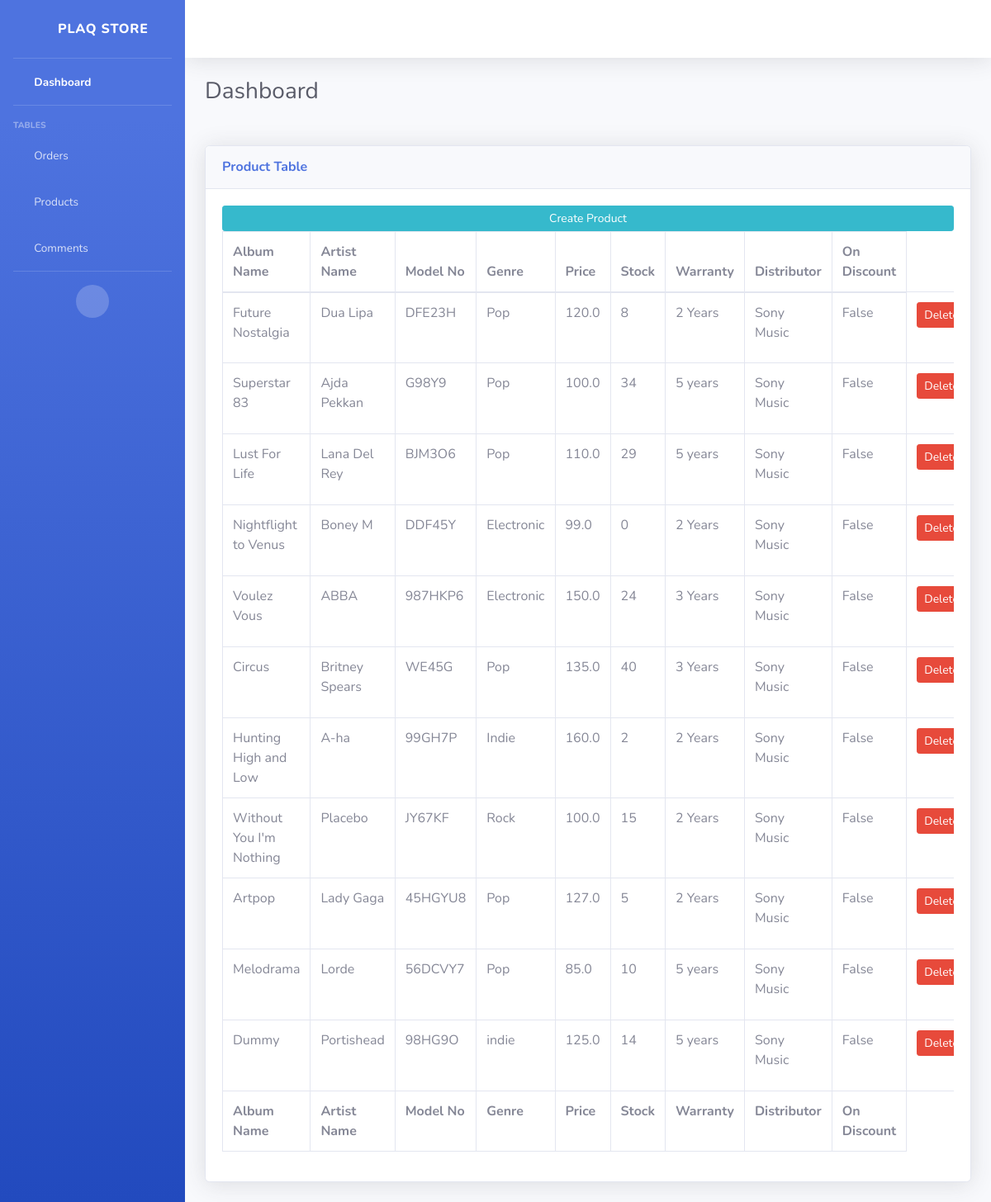
The app's page /tables/ with its own data.
### store/models.py (models this page shows, shortened)
class Product(models.Model):
    model_no = models.CharField(max_length=200, blank=True, null=True)
    album_name = models.CharField(max_length=200, blank=False)
    artist_name = models.CharField(max_length=200, blank=False)
    description = models.CharField(max_length=500, blank=True, null=True)
    genre = models.CharField(max_length=200, blank=True, null=True)
    warranty = models.CharField(max_length=200, blank=True, null=True)
    distributor = models.CharField(max_length=200, blank=True, null=True)
    price = models.FloatField()
    stock = models.IntegerField(default=0, null=True, blank=True)
    onDiscount = models.BooleanField(default= False)
    image = models.ImageField(blank=True, null=True)

### managers/views.py (the view)
# urls.py: path('tables/', mg.pmTables, name='tables'),
def pmTables(request):
    products = Product.objects.all()
    context={'products': products}
    return render(request, "managers/tables.html", context)

### managers/templates/managers/tables.html (shortened to what this page needs)
{% include 'managers/base.html' %}
{% load static %}
{%block content%}
<div class="card shadow mb-4">
    <div class="card-header py-3">
        <h6 class="m-0 font-weight-bold text-primary">Product Table</h6>
    </div>
    <div class="card-body">
        <a class="btn btn-info  btn-sm btn-block" href="{% url 'create_product' %}">Create Product</a>
        <div class="table-responsive">
            <table class="table table-bordered" id="dataTable" width="100%" cellspacing="0">
                <thead>
                    <tr>
                        <th>Album Name</th>
                        <th>Artist Name</th>
                        <th>Model No</th>
                        <th>Genre</th>
                        <th>Price</th>
                        <th>Stock</th>
                        <th>Warranty</th>
                        <th>Distributor</th>
                        <th>On Discount</th>
                    </tr>
                </thead>
                <tfoot>
                    <tr>
                        <th>Album Name</th>
                        <th>Artist Name</th>
                        <th>Model No</th>
                        <th>Genre</th>
                        <th>Price</th>
                        <th>Stock</th>
                        <th>Warranty</th>
                        <th>Distributor</th>
                        <th>On Discount</th>
                    </tr>
                </tfoot>
                <tbody>
                    {% for product in products %}
                    <tr>
                        <td>{{product.album_name}}</td>
                        <td>{{product.artist_name}}</td>
                        <td>{{product.model_no}}</td>
                        <td>{{product.genre}}</td>
                        <td>{{product.price}}</td>
                        <td>{{product.stock}}</td>
                        <td>{{product.warranty}}</td>
                        <td>{{product.distributor}}</td>
                        <td>{{product.onDiscount}}</td>
                        <td><a class="btn btn-sm btn-danger" href="{% url 'delete_product' product.id %}">Delete</a></td>
                    </tr>
                    {% endfor %}
                </tbody>
            </table>
        </div>
    </div>
</div>
{%endblock content %}

### records on screen
Product: album_name "Future Nostalgia", artist_name "Dua Lipa", model_no "DFE23H", genre "Pop", price "120.0", stock "8", warranty "2 Years", distributor "Sony Music", onDiscount "False"
Product: album_name "Superstar 83", artist_name "Ajda Pekkan", model_no "G98Y9", genre "Pop", price "100.0", stock "34", warranty "5 years", distributor "Sony Music", onDiscount "False"
Product: album_name "Lust For Life", artist_name "Lana Del Rey", model_no "BJM3O6", genre "Pop", price "110.0", stock "29", warranty "5 years", distributor "Sony Music", onDiscount "False"
Product: album_name "Nightflight to Venus", artist_name "Boney M", model_no "DDF45Y", genre "Electronic", price "99.0", stock "0", warranty "2 Years", distributor "Sony Music", onDiscount "False"
Product: album_name "Voulez Vous", artist_name "ABBA", model_no "987HKP6", genre "Electronic", price "150.0", stock "24", warranty "3 Years", distributor "Sony Music", onDiscount "False"
Product: album_name "Circus", artist_name "Britney Spears", model_no "WE45G", genre "Pop", price "135.0", stock "40", warranty "3 Years", distributor "Sony Music", onDiscount "False"
Product: album_name "Hunting High and Low", artist_name "A-ha", model_no "99GH7P", genre "Indie", price "160.0", stock "2", warranty "2 Years", distributor "Sony Music", onDiscount "False"
Product: album_name "Without You I'm Nothing", artist_name "Placebo", model_no "JY67KF", genre "Rock", price "100.0", stock "15", warranty "2 Years", distributor "Sony Music", onDiscount "False"
Product: album_name "Artpop", artist_name "Lady Gaga", model_no "45HGYU8", genre "Pop", price "127.0", stock "5", warranty "2 Years", distributor "Sony Music", onDiscount "False"
Product: album_name "Melodrama", artist_name "Lorde", model_no "56DCVY7", genre "Pop", price "85.0", stock "10", warranty "5 years", distributor "Sony Music", onDiscount "False"
Product: album_name "Dummy", artist_name "Portishead", model_no "98HG9O", genre "indie", price "125.0", stock "14", warranty "5 years", distributor "Sony Music", onDiscount "False"
